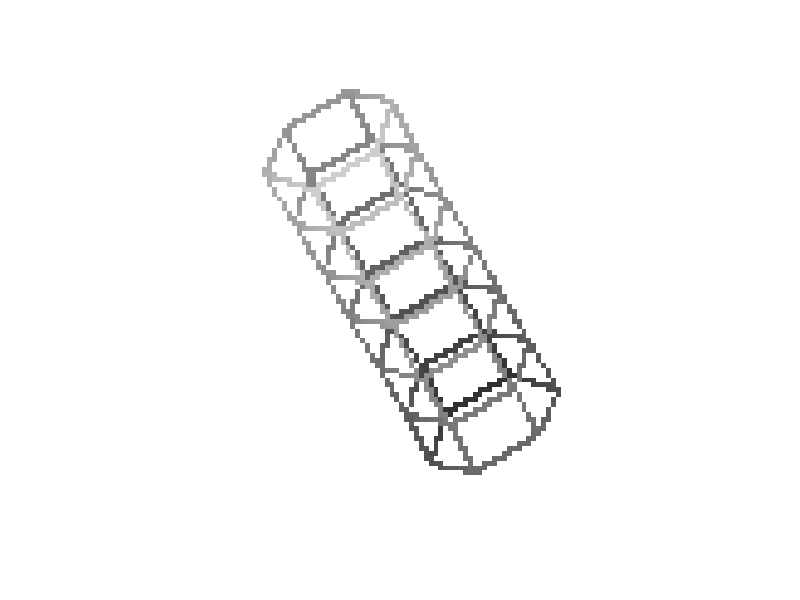

This chart was generated by the following MATLAB code:
load cilindro3D.mat

% X é a varial que esta a cena
cena = X;
tamanho_cena = length(cena);
projecao = ones(tamanho_cena);


for eixo_x = 1:tamanho_cena
    for eixo_y = 1:tamanho_cena
        for eixo_z = 1:tamanho_cena
            if cena(eixo_x, eixo_y, eixo_z) != 0
                projecao(eixo_x, eixo_y) = 1 - (eixo_z/tamanho_cena);
                break
            end
        end
    end
end

imshow(projecao)

